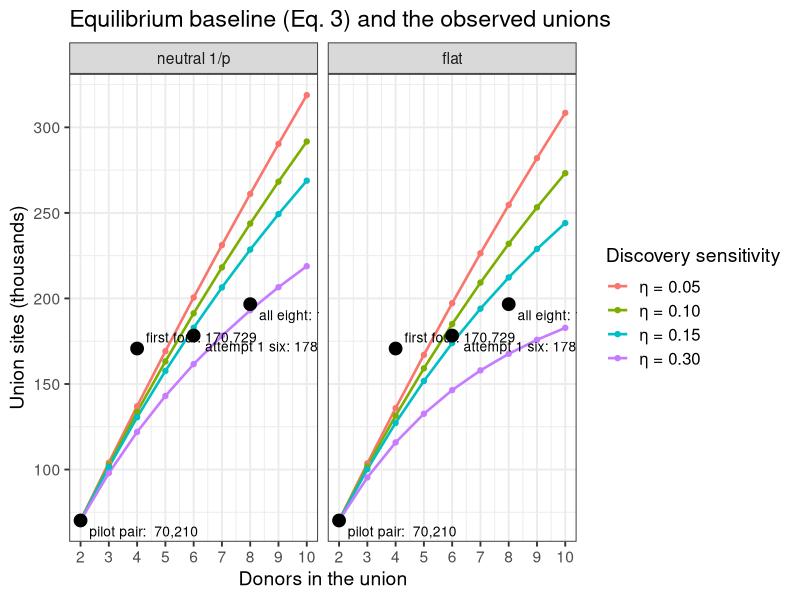
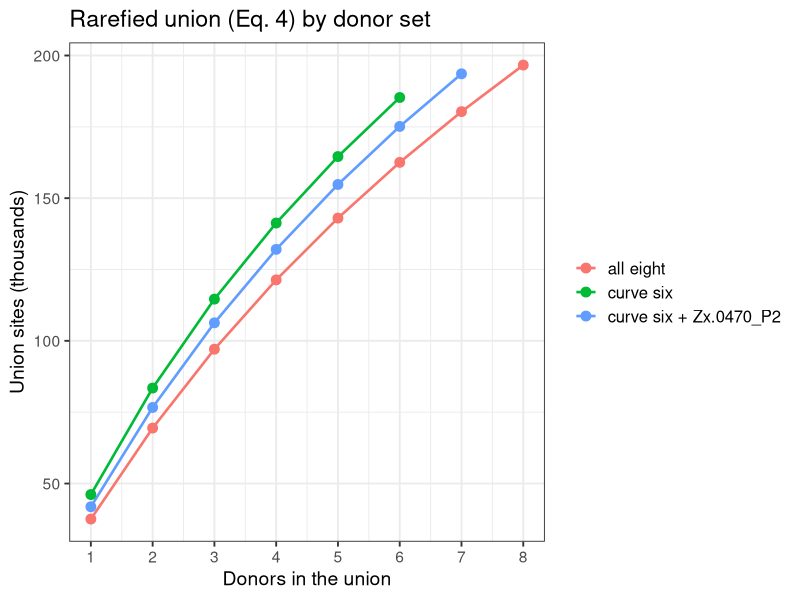
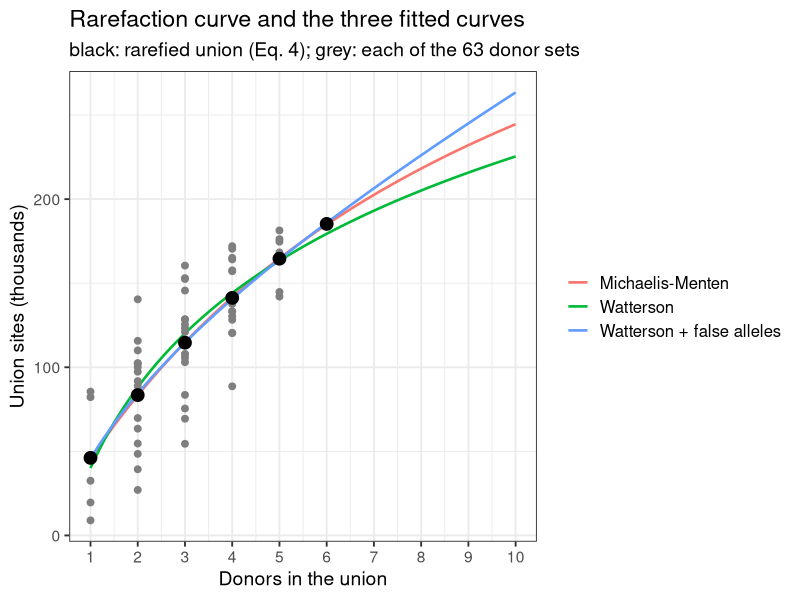
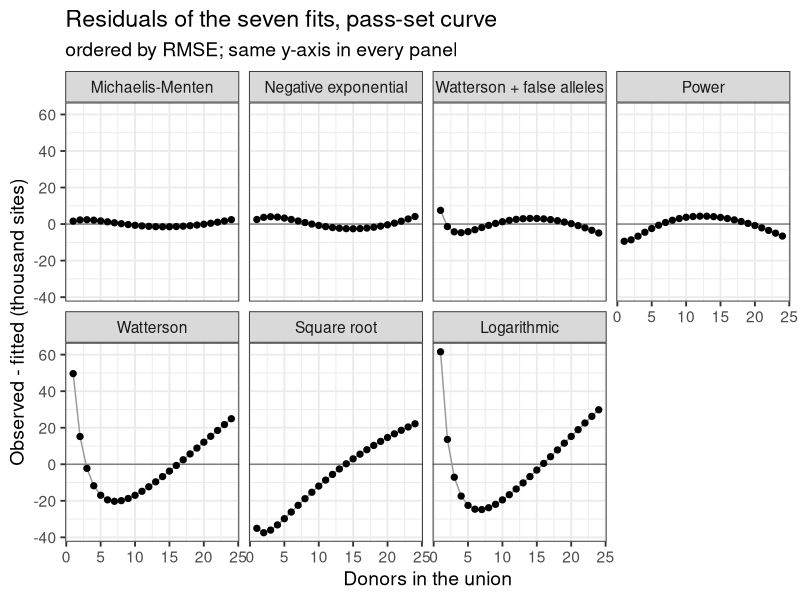
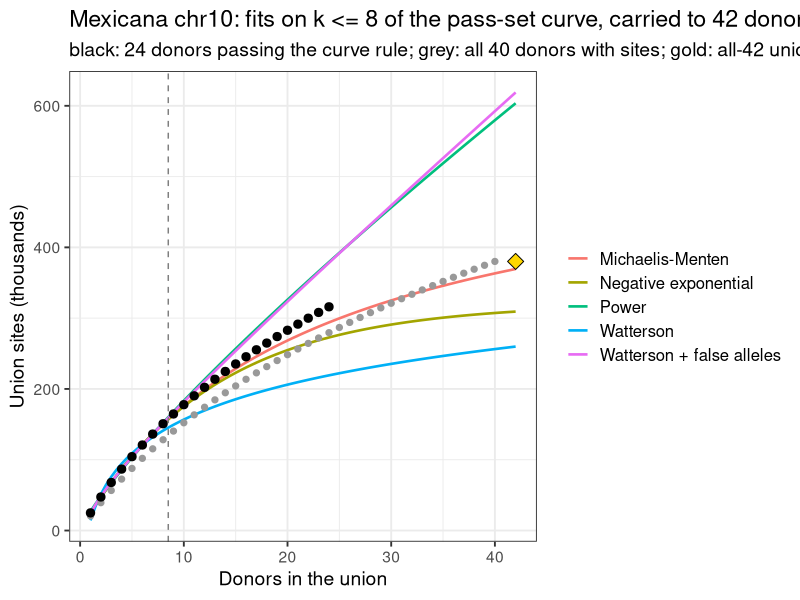
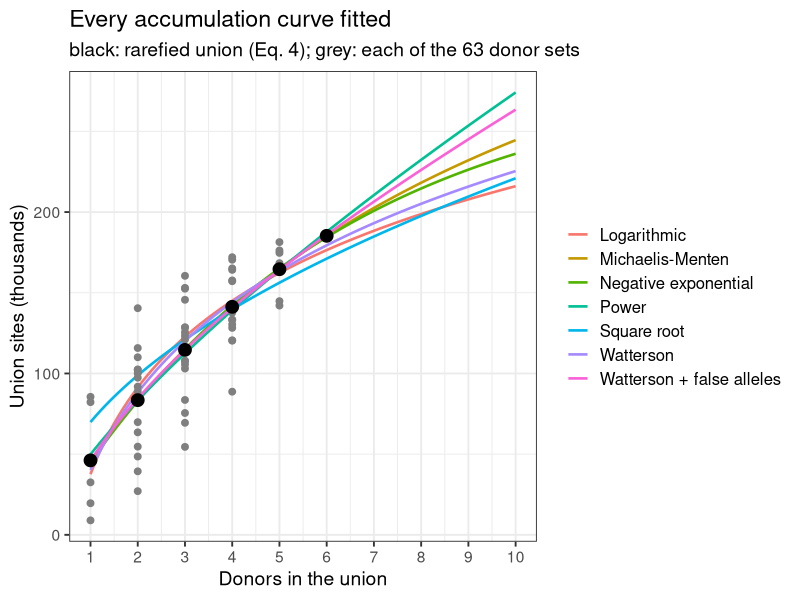

Write R code to recreate these figures, in order.
## ---- chunk 1
library(data.table)
library(ggplot2)
options(knitr.kable.NA = "")
theme_set(theme_bw(base_size = 14) + theme(legend.text = element_text(size = 12)))
## ---- chunk 2
knitr::kable(data.table(
  taxon = c("mexicana", "parviglumis", "diploperennis", "luxurians", "huehuetenangensis"),
  donors = c(43, 40, 6, 5, 2),
  `mexicana donors by race` = c("Mesa Central 21, Chalco 14, Durango 5, Nobogame 3", "", "", "", "")
))
## ---- chunk 3
chen <- data.table(
  taxon = c("mexicana", "parviglumis", "diploperennis", "perennis", "luxurians", "nicaraguensis", "huehuetenangensis"),
  accessions = c(81, 70, 20, 19, 14, 14, 5),
  snps_M = c(31.32, 41.51, 11.66, 15.29, 9.04, 7.41, 7.99),
  taxon_specific_M = c(4.26, 5.97, 1.13, 1.70, 0.48, 0.37, 0.64),
  specific_downsampled_M = c(1.82, 1.14, 1.06, 1.70, 0.58, 0.41, 1.00),
  pi = c(0.00804, 0.00847, 0.00629, 0.01038, 0.00592, 0.00543, 0.00572),
  fst_mexicana = c(NA, 0.068, 0.277, 0.277, 0.290, 0.270, 0.248),
  fst_maize = c(0.158, 0.101, 0.356, 0.354, 0.364, 0.342, 0.330)
)
knitr::kable(chen, digits = 5, col.names = c(
  "taxon", "accessions", "SNPs (M)", "taxon-specific SNPs (M)",
  "taxon-specific, downsampled (M)", "π per bp", "F_ST with mexicana",
  "F_ST with maize"
))
## ---- chunk 4
# donors in the column order of patterns_8donors.tsv
donors <- data.table(
  donor = c(
    "Zx.0540_P3", "Zx.0570_P2", "Zx.0550_P4", "Zx.0580_P2", "Zx.0500_P2", "Zx.0090_P2", "Zx.0470_P2", "Zx.0160_P2"
  ),
  race = c("Durango", "Nobogame", "Durango", "Nobogame", "Mesa Central", "Chalco", "Mesa Central", "Chalco"),
  own_sites = c(32750, 48251, 85952, 82601, 9060, 7482, 16283, 19767),
  status = c(rep("on the curve", 5), rep("off the curve", 2), "on the curve")
)
good <- which(donors$status == "on the curve")
unions <- data.table(
  set = c("pilot pair", "first four", "attempt 1 six", "all eight"),
  donors = c(2, 4, 6, 8), sites = c(70210, 170729, 178300, 196645)
)
pat <- fread("union_rarefaction/patterns_8donors.tsv",
  header = FALSE, col.names = c("pattern", "n"),
  colClasses = c("character", "numeric")
)
z <- do.call(rbind, lapply(strsplit(pat$pattern, ""), as.integer))
## ---- chunk 5
g <- (1:2000) / 2000
g1 <- head(g, -1)
spectra <- list(`neutral 1/p` = (1 / g1) / sum(1 / g1), flat = rep(1 / length(g1), length(g1)))
afs <- rbindlist(lapply(names(spectra), function(k) {
  rbindlist(lapply(c(0.05, 0.1, 0.15, 0.3), function(eta) {
    eu <- sapply(1:10, function(n) sum(spectra[[k]] * (1 - (1 - eta * g1)^n)))
    data.table(spectrum = k, eta = sprintf("η = %.2f", eta), donors = 2:10, sites = unions$sites[1] * eu[2:10] / eu[2])
  }))
}))
afs[, spectrum := factor(spectrum, levels = names(spectra))]
lab <- unions[, .(donors, sites, label = paste0(set, ": ", format(sites, big.mark = ",")), vj = c(1.6, -0.6, 1.6, 1.6))]
union_of <- function(s) unions[set == s, sites]
plot_curves <- function(curves, title, colour) {
  ggplot(curves, aes(donors, sites / 1e3, colour = eta)) +
    geom_line(linewidth = 0.9) +
    geom_point(size = 1.5) +
    geom_point(data = lab, aes(donors, sites / 1e3), inherit.aes = FALSE, size = 4, shape = 21, fill = "black") +
    geom_text(
      data = lab, aes(donors, sites / 1e3, label = label, vjust = vj), inherit.aes = FALSE, hjust = -0.08,
      size = 3.5
    ) +
    scale_x_continuous(breaks = 1:10) +
    labs(title = title, x = "Donors in the union", y = "Union sites (thousands)", colour = colour)
}
plot_curves(afs, "Equilibrium baseline (Eq. 3) and the observed unions", "Discovery sensitivity") +
  facet_wrap(~spectrum)
## ---- chunk 6
knitr::kable(donors, format.args = list(big.mark = ","), col.names = c("donor", "race", "own tier-A sites", "status"))
knitr::kable(unions, format.args = list(big.mark = ","), col.names = c("union (pipeline)", "donors", "union sites"))
pat6 <- data.table(pattern = apply(z[, good], 1, paste, collapse = ""), n = pat$n)[pattern != "000000", .(n = sum(n)),
  by = pattern
]
knitr::kable(pat6[order(-n)],
  format.args = list(big.mark = ","),
  col.names = c(paste("pattern z,", paste(donors$donor[good], collapse = " ")), "union sites")
)
## ---- chunk 7
rarefy <- function(members) {
  subsets <- unlist(lapply(seq_along(members), function(n) combn(members, n, simplify = FALSE)), recursive = FALSE)
  rbindlist(lapply(subsets, function(d) {
    data.table(
      donors = length(d), set = paste(donors$donor[d], collapse = " + "),
      sites = sum(pat$n[apply(z[, d, drop = FALSE], 1, max) == 1])
    )
  }))
}
sub_dt <- rarefy(good)
rare <- sub_dt[, .(sites = mean(sites)), by = donors]
sets <- list(`curve six` = good, `curve six + Zx.0470_P2` = c(good, 7), `all eight` = seq_len(8))
rare_sets <- rbindlist(lapply(sets, function(m) rarefy(m)[, .(sites = mean(sites)), by = donors]), idcol = "donor set")
knitr::kable(dcast(rare_sets, donors ~ `donor set`, value.var = "sites")[, c("donors", names(sets)), with = FALSE],
  digits = 0, format.args = list(big.mark = ",")
)
## ---- chunk 8
ggplot(rare_sets, aes(donors, sites / 1e3, colour = `donor set`)) +
  geom_line(linewidth = 0.9) +
  geom_point(size = 3) +
  scale_x_continuous(breaks = 1:8) +
  labs(
    title = "Rarefied union (Eq. 4) by donor set", x = "Donors in the union", y = "Union sites (thousands)",
    colour = NULL
  )
## ---- chunk 9
union_set <- function(m) sum(pat$n[apply(z[, m, drop = FALSE], 1, max) == 1])
adds <- data.table(
  set = c("curve six", "+ Zx.0470_P2", "+ Zx.0090_P2", "+ Zx.0470_P2 and Zx.0090_P2"),
  sites = c(union_set(good), union_set(c(good, 7)), union_set(c(good, 6)), union_set(c(good, 6, 7)))
)
adds[, added := sites - union_set(good)]
adds[1, added := NA]
knitr::kable(adds, format.args = list(big.mark = ","), col.names = c("union", "sites", "added to the curve six"))
## ---- chunk 10
# harmonic number H_n, continuous in n: digamma(n + 1) + Euler's gamma
harm <- function(n) digamma(n + 1) - digamma(1)
models <- list(
  `Michaelis-Menten` = list(f = sites ~ um * donors / (k + donors), start = list(um = 3e5, k = 4)),
  `Watterson + false alleles` = list(
    f = sites ~ cc + th * harm(donors) + eps * donors,
    start = list(cc = 1e4, th = 5e4, eps = 1e4)
  ),
  Watterson = list(f = sites ~ cc + th * harm(donors), start = list(cc = 1e4, th = 5e4)),
  Logarithmic = list(f = sites ~ a + b * log(donors), start = list(a = 5e4, b = 5e4)),
  Power = list(f = sites ~ a * donors^b, start = list(a = 6e4, b = 0.7)),
  `Square root` = list(f = sites ~ a * sqrt(donors), start = list(a = 6e4)),
  `Negative exponential` = list(f = sites ~ um * (1 - exp(-k * donors)), start = list(um = 3e5, k = 0.2))
)
sym <- c(cc = "c", th = "θ_η", eps = "ε_f", um = "U_∞", k = "K", a = "a", b = "b")
emp <- lapply(models, function(m) nls(m$f, data = rare, start = m$start, control = nls.control(maxiter = 500)))
emp_table <- rbindlist(lapply(names(emp), function(k) {
  cf <- coef(emp[[k]])
  data.table(
    model = k, parameters = paste(sprintf("%s = %s", sym[names(cf)], signif(cf, 3)), collapse = ", "),
    rmse = sqrt(mean(residuals(emp[[k]])^2)),
    at_10 = predict(emp[[k]], data.table(donors = 10))
  )
}))
plot_fits <- function(keep, title) {
  cv <- rbindlist(lapply(keep, function(k) {
    data.table(model = k, donors = seq(1, 10, 0.1), sites = predict(emp[[k]], data.table(donors = seq(1, 10, 0.1))))
  }))
  ggplot(cv, aes(donors, sites / 1e3, colour = model)) +
    geom_line(linewidth = 0.9) +
    geom_point(data = sub_dt, aes(donors, sites / 1e3), inherit.aes = FALSE, colour = "grey50", size = 2) +
    geom_point(data = rare, aes(donors, sites / 1e3), inherit.aes = FALSE, size = 4, shape = 21, fill = "black") +
    scale_x_continuous(breaks = 1:10) +
    labs(
      title = title, subtitle = sprintf("black: rarefied union (Eq. 4); grey: each of the %d donor sets", nrow(sub_dt)),
      x = "Donors in the union", y = "Union sites (thousands)", colour = NULL
    )
}
mm <- coef(emp$`Michaelis-Menten`)
wf <- coef(emp$`Watterson + false alleles`)
# range of the predictions at 10 donors over a group of models, in thousands
at10 <- function(keep) paste(round(range(emp_table[model %in% keep, at_10]) / 1e3), collapse = "-")
fading <- c("Logarithmic", "Negative exponential", "Watterson", "Michaelis-Menten")
lasting <- c("Watterson + false alleles", "Power")
## ---- chunk 11
wa <- coef(emp$Watterson)
wa_res <- round(residuals(emp$Watterson))
## ---- chunk 12
wf_cor <- cov2cor(vcov(emp$`Watterson + false alleles`))
wf_se <- summary(emp$`Watterson + false alleles`)$coefficients[, 2]
## ---- chunk 13
main_models <- c("Michaelis-Menten", "Watterson", "Watterson + false alleles")
plot_fits(main_models, "Rarefaction curve and the three fitted curves")
## ---- chunk 14
knitr::kable(emp_table[model %in% main_models],
  digits = 0, format.args = list(big.mark = ","),
  col.names = c("model", "fitted parameters", "RMSE (sites)", "predicted at 10 donors")
)
proj <- data.table(donors = c(5, 6, 10, 20, 43))
proj[, `:=`(
  mm = predict(emp$`Michaelis-Menten`, proj), watterson = predict(emp$Watterson, proj),
  wf = predict(emp$`Watterson + false alleles`, proj),
  wf_real = wf[["cc"]] + wf[["th"]] * harm(donors), wf_false = wf[["eps"]] * donors
)]
knitr::kable(proj,
  digits = 0, format.args = list(big.mark = ","),
  col.names = c(
    "donors", "Michaelis-Menten", "Watterson", "Watterson + false alleles",
    "of which c + θ_η H_n", "of which ε_f n"
  )
)
## ---- chunk 15
mm_real <- nls(sites ~ um * donors / (k + donors),
  data = rare[, .(donors, sites = wf[["cc"]] + wf[["th"]] * harm(donors))],
  start = list(um = 3e5, k = 4)
)
mm_split <- rbindlist(
  lapply(
    list(`full curve (real + false)` = emp$`Michaelis-Menten`, `real-allele part only` = mm_real),
    function(m) data.table(um = coef(m)[["um"]], k = coef(m)[["k"]], slope = coef(m)[["um"]] / coef(m)[["k"]])
  ),
  idcol = "fitted to"
)
knitr::kable(mm_split,
  digits = c(0, 0, 1, 0), format.args = list(big.mark = ","),
  col.names = c("Eq. 5 fitted to", "U_∞", "K", "initial gain U_∞ / K")
)
## ---- chunk 16
rare5 <- rarefy(setdiff(good, 5))[, .(sites = mean(sites)), by = donors]
emp5 <- lapply(models[main_models], function(m) {
  nls(m$f, data = rare5, start = m$start, control = nls.control(maxiter = 500))
})
check <- rbindlist(lapply(names(emp5), function(k) {
  data.table(
    model = k, at_6 = predict(emp5[[k]], data.table(donors = 6)), at_10 = predict(emp5[[k]], data.table(donors = 10)),
    at_10_six = predict(emp[[k]], data.table(donors = 10))
  )
}))
check[, observed_6 := rare[donors == 6, sites]]
knitr::kable(check[, .(model, at_6, observed_6, at_10, at_10_six)],
  digits = 0, format.args = list(big.mark = ","),
  col.names = c(
    "model", "five-donor fit at 6", "observed at 6 (curve six)", "five-donor fit at 10",
    "six-donor fit at 10"
  )
)
## ---- chunk 17
bounds <- c(`17 % (even per base)` = 0.17, `~100 % (unique sequence)` = 1)
chr10_share <- 26.1 / 367
a_hap <- sum(1 / (1:161))
own <- range(donors$own_sites[good])
til18_diffs <- 444982
theta_pi <- 0.00903 * 26.1e6
eta_lo <- own[1] / til18_diffs
eta_hi <- wf[["th"]] / theta_pi
singletons_neutral_acc <- 2 * (31316555 / a_hap) / 162
# largest share of eps_f that false calls (precision 0.97) and Chen's private SNPs (upper bounds) explain together
explained <- (0.03 * rare[donors == 1, sites] + 402200 / 2 * chr10_share * eta_hi) / wf[["eps"]]
per_donor <- rbindlist(lapply(names(bounds), function(b) {
  private_real <- 402200 / 2 * bounds[[b]] * chr10_share * c(eta_lo, eta_hi)
  data.table(
    share = b, theta_counts = 31316555 * bounds[[b]] * chr10_share / a_hap,
    real_private = paste(format(round(private_real, -1), big.mark = ","), collapse = "-"),
    real_share = paste(round(100 * private_real / wf[["eps"]]), collapse = "-")
  )
}))
## ---- chunk 18
knitr::kable(per_donor[, .(share, real_private, real_share)],
  col.names = c("Chen's SNPs in our ranges", "real private sites per donor", "share of ε_f (%)")
)
## ---- chunk 19
mx_donors <- fread("union_rarefaction/mexicana42_donors.tsv")
mx_carriers <- fread("union_rarefaction/mexicana42_carriers.tsv")
rare_exact <- function(cr) {
  n <- max(cr$carriers)
  data.table(donors = seq_len(n), sites = sapply(seq_len(n), function(k) {
    sum(cr$sites * (1 - exp(lchoose(n - cr$carriers, k) - lchoose(n, k))))
  }))
}
mx_pass <- rare_exact(mx_carriers[set == "pass"])
mx_all <- rare_exact(mx_carriers[set == "all"])
n_pass <- nrow(mx_pass)
u_all <- mx_carriers[set == "all", sum(sites)]
fit_all <- function(dt) {
  lapply(models, function(m) {
    tryCatch(nls(m$f, data = dt, start = m$start, control = nls.control(maxiter = 500)), error = function(e) NULL)
  })
}
mx_fit <- fit_all(mx_pass)
mx_fit8 <- fit_all(mx_pass[donors <= 8])
pred <- function(f, k) if (is.null(f)) NA_real_ else predict(f, data.table(donors = k))
mx_table <- rbindlist(lapply(names(models), function(k) {
  cf <- if (is.null(mx_fit[[k]])) NULL else coef(mx_fit[[k]])
  data.table(
    model = k, parameters = paste(sprintf("%s = %s", sym[names(cf)], signif(cf, 3)), collapse = ", "),
    rmse = if (is.null(mx_fit[[k]])) NA_real_ else sqrt(mean(residuals(mx_fit[[k]])^2)),
    aic = if (is.null(mx_fit[[k]])) NA_real_ else AIC(mx_fit[[k]]),
    d_aic = NA_real_,
    at_42 = pred(mx_fit[[k]], 42),
    k8_at_24 = 100 * (pred(mx_fit8[[k]], n_pass) / mx_pass[donors == n_pass, sites] - 1),
    k8_at_42 = 100 * (pred(mx_fit8[[k]], 42) / u_all - 1)
  )
}))[order(rmse)][, d_aic := aic - min(aic, na.rm = TRUE)]
## ---- chunk 20
knitr::kable(mx_table,
  digits = c(0, 0, 0, 1, 1, 0, 1, 1), format.args = list(big.mark = ","),
  col.names = c(
    "model", "parameters (pass set)", "RMSE (sites)", "AIC", "ΔAIC", "at 42 donors", "fit on k <= 8: error at 24 (%)",
    "fit on k <= 8: error at 42 (%)"
  )
)
## ---- chunk 21
mx_res <- rbindlist(lapply(names(mx_fit), function(k) {
  if (is.null(mx_fit[[k]])) {
    return(NULL)
  }
  data.table(model = k, donors = mx_pass$donors, residual = residuals(mx_fit[[k]]))
}))
mx_res[, model := factor(model, levels = mx_table$model)]
ggplot(mx_res, aes(donors, residual / 1e3)) +
  geom_hline(yintercept = 0, colour = "grey50") +
  geom_line(colour = "grey60") +
  geom_point(size = 1.8) +
  facet_wrap(~model, ncol = 4) +
  labs(
    title = "Residuals of the seven fits, pass-set curve", subtitle = "ordered by RMSE; same y-axis in every panel",
    x = "Donors in the union", y = "Observed - fitted (thousand sites)"
  )
## ---- chunk 22
mx_cv <- rbindlist(lapply(c("Michaelis-Menten", "Negative exponential", "Watterson + false alleles", "Power", "Watterson"),
  function(k) data.table(model = k, donors = seq(1, 42, 0.5), sites = pred(mx_fit8[[k]], seq(1, 42, 0.5)))
))
ggplot(mx_cv, aes(donors, sites / 1e3, colour = model)) +
  geom_line(linewidth = 0.9) +
  geom_vline(xintercept = 8.5, linetype = "dashed", colour = "grey50") +
  geom_point(data = mx_all, aes(donors, sites / 1e3), inherit.aes = FALSE, colour = "grey60", size = 1.8) +
  geom_point(data = mx_pass, aes(donors, sites / 1e3), inherit.aes = FALSE, size = 2.5) +
  annotate("point", x = 42, y = u_all / 1e3, shape = 23, size = 4, fill = "gold") +
  labs(
    title = "Mexicana chr10: fits on k <= 8 of the pass-set curve, carried to 42 donors",
    subtitle = sprintf("black: %d donors passing the curve rule; grey: all %d donors with sites; gold: all-42 union",
      n_pass, nrow(mx_all)),
    x = "Donors in the union", y = "Union sites (thousands)", colour = NULL
  )
## ---- chunk 23
knitr::kable(emp_table,
  digits = 0, format.args = list(big.mark = ","),
  col.names = c("model", "fitted parameters", "RMSE (sites)", "predicted at 10 donors")
)
plot_fits(names(emp), "Every accumulation curve fitted")
## ---- chunk 24
# the four first-set donors, from their own union (job 1143239)
pat <- fread("union_rarefaction/patterns.tsv",
  header = FALSE, col.names = c("pattern", "n"),
  colClasses = c("character", "numeric")
)
z <- do.call(rbind, lapply(strsplit(pat$pattern, ""), as.integer))
p_rare <- function(zz, r, w, grid) {
  apply(zz, 1, function(zr) {
    q <- rep(1, length(grid))
    for (d in seq_along(r)) q <- q * if (zr[d] == 1) grid * r[d] else 1 - grid * r[d]
    sum(w * q)
  })
}
spectrum <- function(a) g^(a - 1) / sum(g^(a - 1))
model <- list(
  v2 = list(
    start = c(rep(-1, 4), -3, log(0.5)),
    par = function(th) list(r = plogis(th[1:4]), phi = plogis(th[5]), a = exp(th[6]), e = NA),
    pz = function(zz, m) p_rare(zz, m$r, c((1 - m$phi) * spectrum(m$a), m$phi), c(g, 1)),
    miss = function(rs, m) {
      sum(c((1 - m$phi) * spectrum(m$a), m$phi) * Reduce(`*`, lapply(rs, function(x) 1 - c(g, 1) * x)))
    }
  ),
  v3 = list(
    start = c(rep(-1, 4), -3, log(0.5), 1),
    par = function(th) list(r = plogis(th[1:4]), phi = plogis(th[5]), a = exp(th[6]), e = plogis(th[7])),
    pz = function(zz, m) {
      (1 - m$phi) * p_rare(zz, m$r, spectrum(m$a), g) +
        m$phi * apply(zz, 1, function(zr) prod(ifelse(zr == 1, m$e, 1 - m$e)))
    },
    miss = function(rs, m) {
      (1 - m$phi) * sum(spectrum(m$a) * Reduce(`*`, lapply(rs, function(x) 1 - g * x))) +
        m$phi * (1 - m$e)^length(rs)
    }
  )
)
fits <- lapply(model, function(md) {
  nll <- function(th) {
    pz <- md$pz(z, md$par(th))
    -sum(pat$n * log(pz / sum(pz)))
  }
  ft <- optim(md$start, nll, method = "BFGS", control = list(maxit = 2000))
  m <- md$par(ft$par)
  m$S <- sum(pat$n) / (1 - md$miss(m$r, m))
  m$union <- function(rs) m$S * (1 - md$miss(rs, m))
  m$fitted <- sum(pat$n) * md$pz(z, m) / sum(md$pz(z, m))
  m$loglik <- -ft$value
  m
})
par_table <- rbindlist(lapply(names(fits), function(v) {
  m <- fits[[v]]
  data.table(
    version = sub("v", "", v), r_0540 = m$r[1], r_0570 = m$r[2], r_0550 = m$r[3], r_0580 = m$r[4],
    a = m$a, phi = m$phi, e = m$e, S = round(m$S), log_lik = round(m$loglik, 1)
  )
}))
knitr::kable(par_table, digits = 3, format.args = list(big.mark = ","))
knitr::kable(
  data.table(
    pattern = pat$pattern, observed = pat$n, version_2 = round(fits$v2$fitted),
    version_3 = round(fits$v3$fitted)
  )[order(-observed)],
  format.args = list(big.mark = ","), col.names = c("pattern z", "observed", "Version 2 (B1)", "Version 3 (B3)")
)
